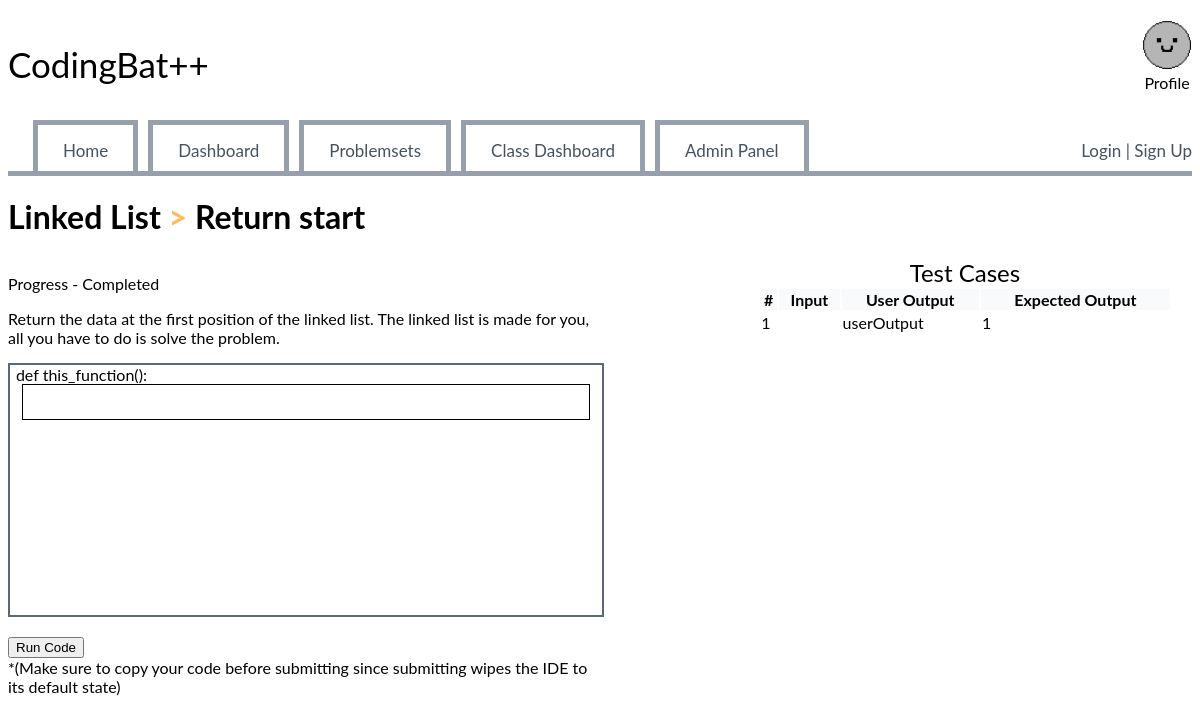
Page /problemsets/Linked List/Problem7 (signed in) on the earlier database version.
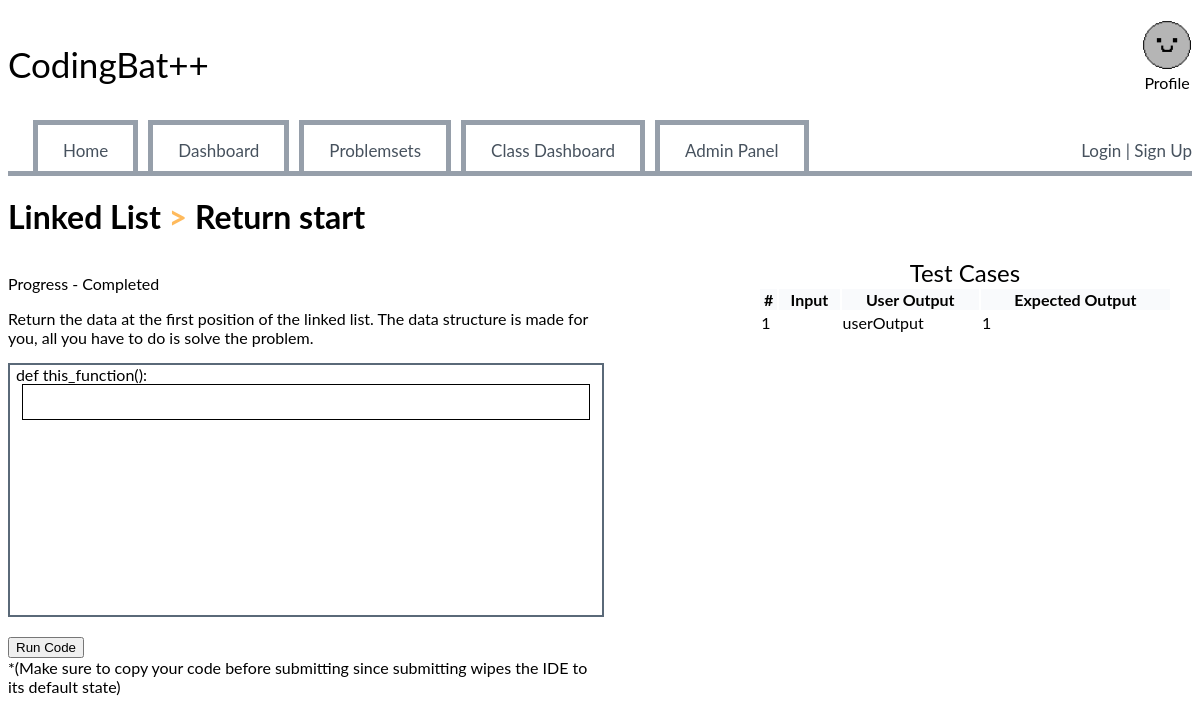
Same page on the later database version.
### website/models.py (models this page shows)
class Problems(db.Model):
    id = db.Column(db.Integer, primary_key=True)
    problemName = db.Column(db.String(100), nullable=False, unique=True)
    function = db.Column(db.Text, nullable=False)
    description = db.Column(db.Text, nullable=False)
    difficulty = db.Column(db.String(80), nullable=False)
    users = db.relationship('User', secondary='user_progress', back_populates='problems', lazy='dynamic')
    user_progress = db.relationship('Progress', back_populates='problem', lazy='dynamic', cascade="all, delete-orphan")
    category_id = db.Column(db.Integer, db.ForeignKey('problem_categories.id'), nullable=False)
    category = db.relationship('ProblemCategory', backref=db.backref('problem_set', lazy=True), overlaps='problems')
    test_cases = db.relationship('TestCases', backref='problem', lazy=True, cascade="all, delete")

### website/problems.py (the view)
@problems.route("/<category_name>/Problem<int:problem_id>", methods=["GET", "POST"])
@login_required # Makes only logged in users able to access this route.
def problem_view(problem_id, category_name):
    problem = Problems.query.get_or_404(problem_id)
    category = ProblemCategory.query.get_or_404(problem.category_id)
    progress = Progress.query.filter_by(User_ID=current_user.id, Problem_ID=problem.id).first()
    test_cases = TestCases.query.filter_by(Problem_ID = problem.id).all()
    if not progress:
        progress = Progress(User_ID=current_user.id, Problem_ID=problem.id)
        db.session.add(progress)
        db.session.commit()
    userOutput = request.args.getlist("userOutput")
    return render_template('problemset_base.html', problem=problem, categoryName=category.name, test_cases=test_cases, progress=progress, userOutput=userOutput)

### website/templates/problemset_base.html (shortened to what this page needs)
{% extends 'base.html' %}
{% block content %}
    <h1><a href="{{url_for('problemsets_blueprint.category_page', category_name=categoryName)}}" class="problemsetName">{% block problemsetName %} <span id="catName">{{categoryName}}</span> {% endblock %}</a> <span class="gold">></span> {% block problemName %}{{ problem.problemName }}{% endblock %}</h1>
    <div class="row">
        <div class="column">
            <div class="problemDescription">
                <p>
                    Progress - {% if progress.completed %} Completed {% else %}  In Progress {% endif%}
                </p>
                <p>
                    {% block problemDescription %}{{ problem.description }}{% endblock %}
                </p>
            </div>
            <div>
                    <form name="code" method="POST" action="{{ url_for('problemsets_blueprint.solve_problem', problem_id=problem.id, category_name=categoryName) }}">
                    <div class="codeEditor">
                        <div class="Method">def this_function(): </div>
                        <textarea oninput="autoResize()" name="CodeEditorInput" id="Editor"></textarea>
                    </div>
                    <br>
                    <button type="submit" name="RunCode" id="problemBTN">Run Code</button> <br> <span class="important">*(Make sure to copy your code before submitting since submitting wipes the IDE to its default state)</span>
                </form>
            </div>
        </div>
        <div class="column" id="test-cases">
            <table id="testCaseTable">
                <caption style="font-size: 150%;">Test Cases</caption>
                <tr>
                    <th>#</th>
                    <th>Input</th>
                    <th>User Output</th>
                    <th>Expected Output</th>
                </tr>
                {% for test in test_cases %}
                    <tr>
                        <td>{{loop.index}}</td>
                        <td>{{test.input_data}}</td>
                            {% if userOutput %}
                                <td>{{userOutput[loop.index-1]}}</td>
                            {% else %} <td>userOutput</td>
                            {% endif %}
                        <td>{{test.expected_output}}</td>
                    </tr>
                {% endfor %}
            </table>
        </div>
    </div>
{% endblock %}

Differences in the rows shown:
changed Problems "Return start": description "Return the data at the first position of the linked list. The linked list is made for you, all you have to do is solve the problem." → "Return the data at the first position of the linked list. The data structure is made for you, all you have to do is solve the problem."
